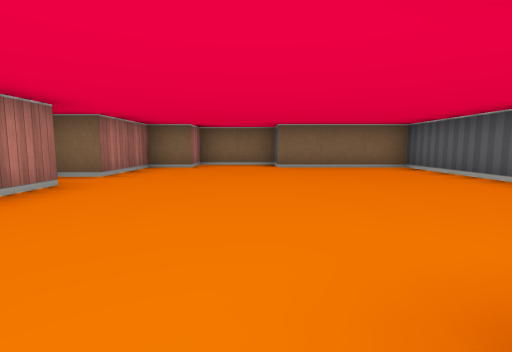
View 1 (above)

16 first-person views from a walk through a cub3D level. The camera is about half as high as the walls, tilts 6° down and sees 85° across. The floor is counted in squares. Each view is taken from the middle of a square. On the plan, view 1 faces up. The plan holds only what a view shows up to about 9 squares ahead; the rest is blank.

View 2
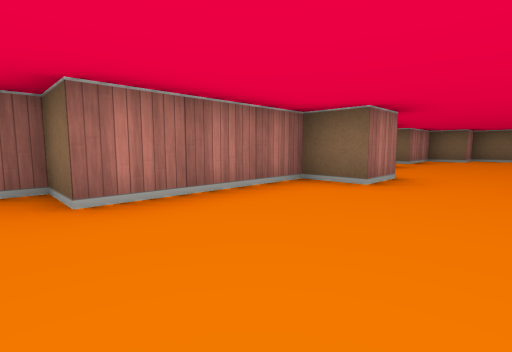

View 3
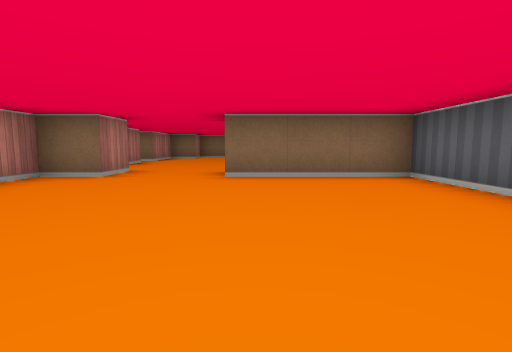

View 4
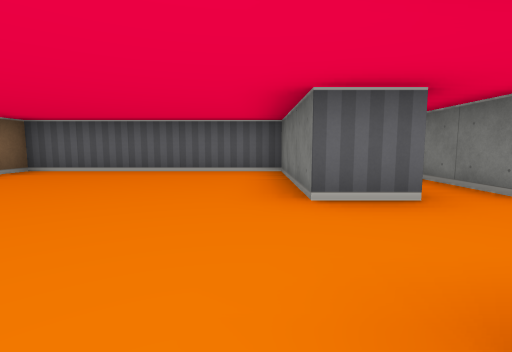

View 5
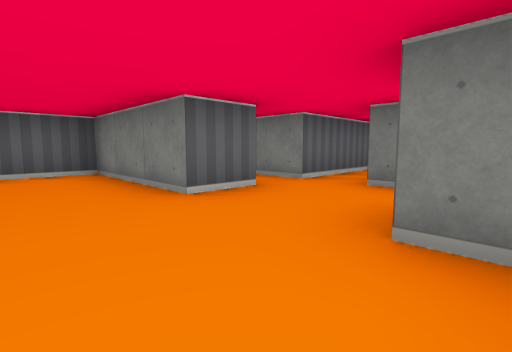

View 6
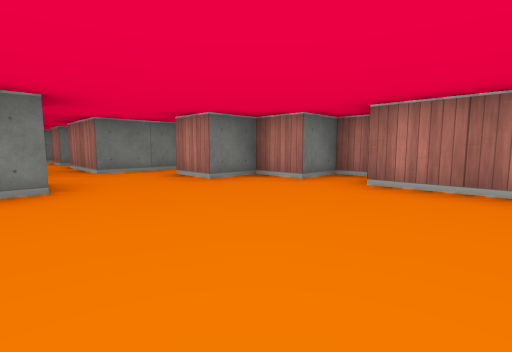

View 7
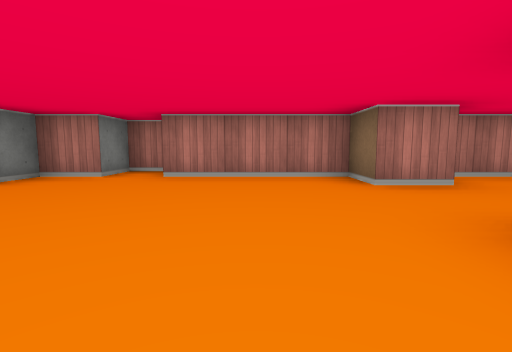

View 8
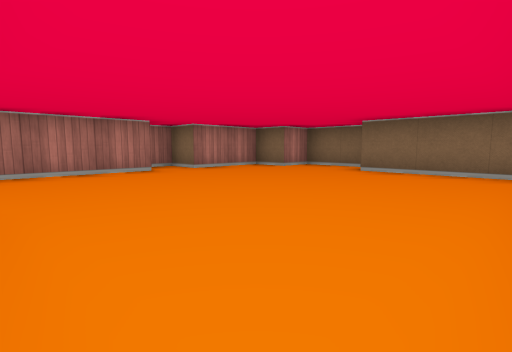

View 9
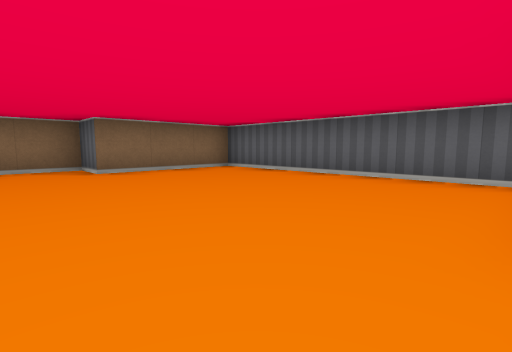

View 10
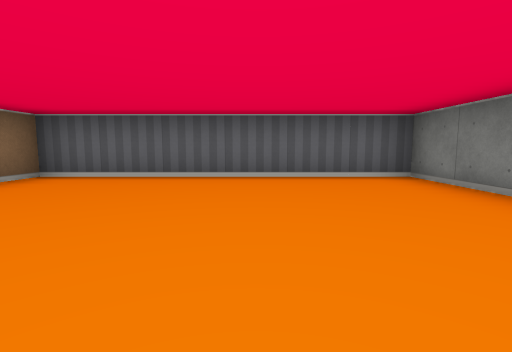

View 11
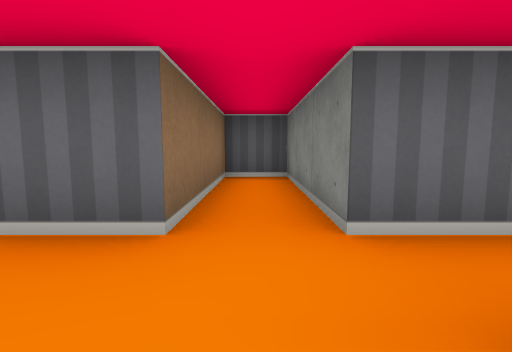

View 12
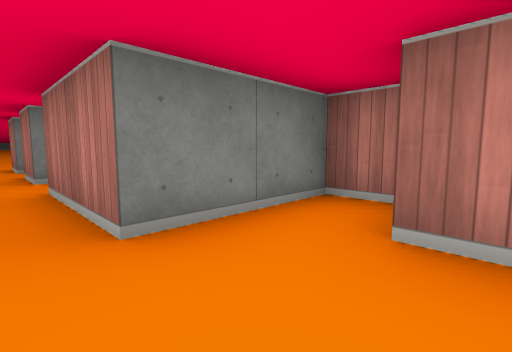

View 13
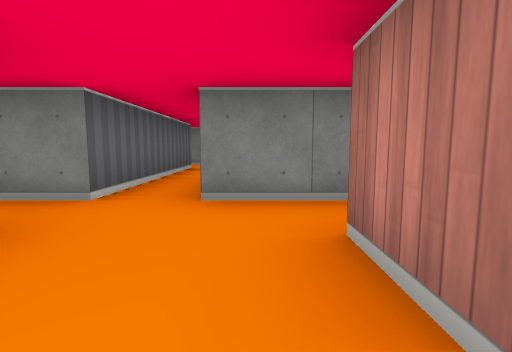

View 14
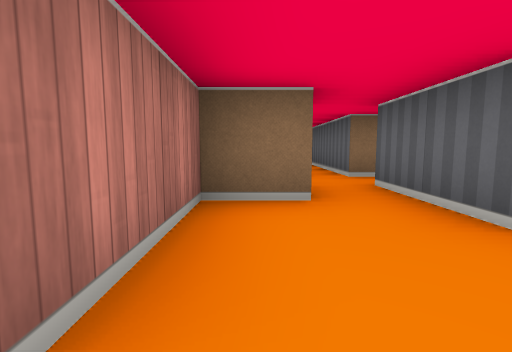

View 15
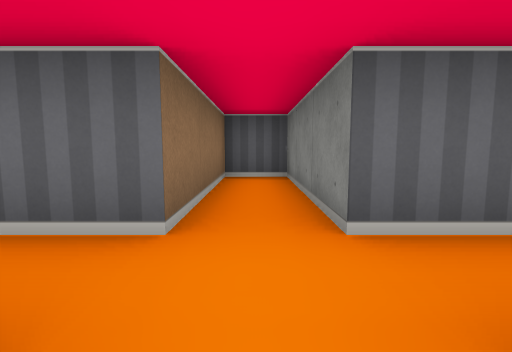

View 16
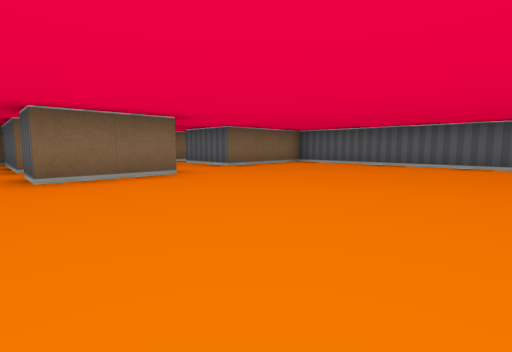

### Floor plan
Points are (right, up) in squares from view 1. A wall is a line through its corners. A room is listed if a view was taken in it or the views show most of it. See-through windows are left out.
Room 1 (views 1, 2, 3, 4, 5, 6, 7, 12, 13)
walls: (0.5, -6.5) (0.5, -5.5) (3.5, -5.5) (3.5, -0.5) (0.5, -0.5); (-1.5, 0.6) (-1.5, -0.5) (-2.5, -0.5) (-2.5, -3.5) (-3.5, -3.5) (-3.5, -4.5) (-2.5, -4.5) (-2.5, -5.5) (-1.5, -5.5) (-1.5, -6.5)
ways out: opening at (-0.5, 0) to room 2; opening at (-0.5, -6) to room 3
Room 2 (views 8, 9, 10)
walls: (-2.5, 3.6) (-2.5, 1.1); (1.6, 0.5) (3.5, 0.5) (3.5, 6.5) (0.5, 6.5) (0.5, 7.5) (-1.5, 7.5) (-1.5, 6.5) (-2.5, 6.5) (-2.5, 4.5) (-3.5, 4.5) (-3.5, 3.9)
ways out: opening at (-0.5, 0) to room 1
Room 3 (view 11)
walls: (-2.5, -6.8) (-2.5, -7.5) (-0.5, -7.5) (-0.5, -9.5); (0.5, -9.5) (0.5, -7.5) (3.5, -7.5) (3.5, -6.5) (0.5, -6.5)
ways out: opening at (-0.5, -6) to room 1; opening at (0, -9) to room 5
Room 4 (views 14, 16)
walls: (3.5, -19.8) (3.5, -14.5) (0.5, -14.5) (0.5, -13.5); (-3.5, -13.5) (-3.5, -10.5); (-0.5, -13.5) (-1.5, -13.5) (-1.5, -15.5) (-3.5, -15.5) (-3.5, -14.5)
ways out: opening at (0, -13) to room 5
Room 5 (view 15)
walls: (-0.5, -12.5) (-0.5, -13.5); (-0.5, -10.5) (-0.5, -11.5); (0.5, -13.5) (0.5, -12.5) (3.5, -12.5) (3.5, -11.5) (0.5, -11.5) (0.5, -9.5)
ways out: opening at (0, -9) to room 3; opening at (0, -13) to room 4

Positions as (right, up) in squares from view 1, and headings:
1: (0, 0), facing up
2: (0, -4), facing up-left
3: (1, -5), facing up
4: (-2, -5), facing right
5: (-2, -4), facing down-right
6: (1, -2), facing down-left
7: (2, -2), facing left
8: (3, 1), facing up-left
9: (-1, 1), facing up-right
10: (-1, 3), facing right
11: (-1, -7), facing right
12: (0, -6), facing down-left
13: (-1, -5), facing down
14: (-1, -16), facing up
15: (-1, -12), facing right
16: (-4, -20), facing up-right
